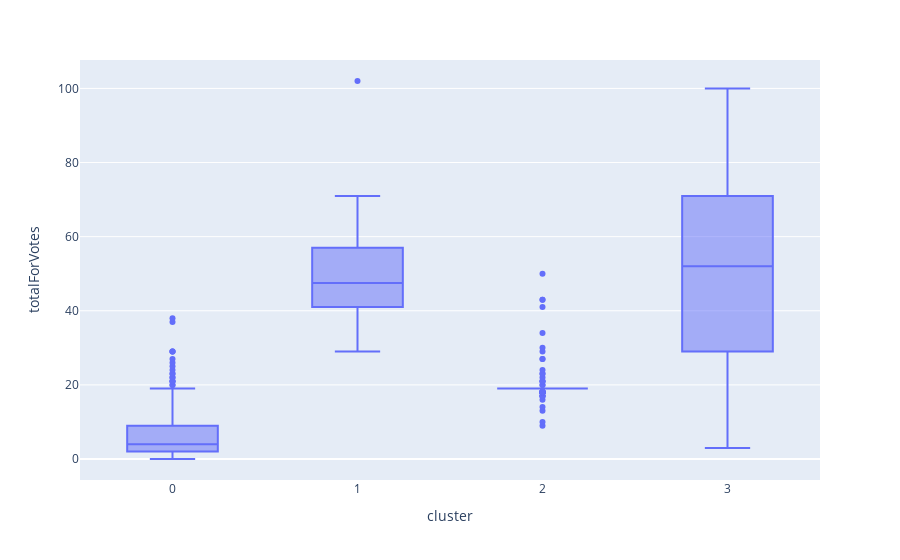
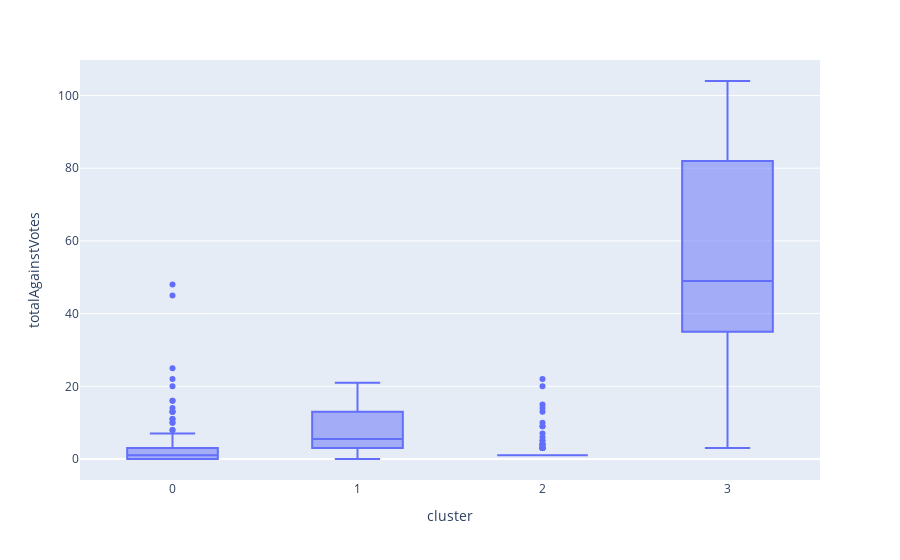
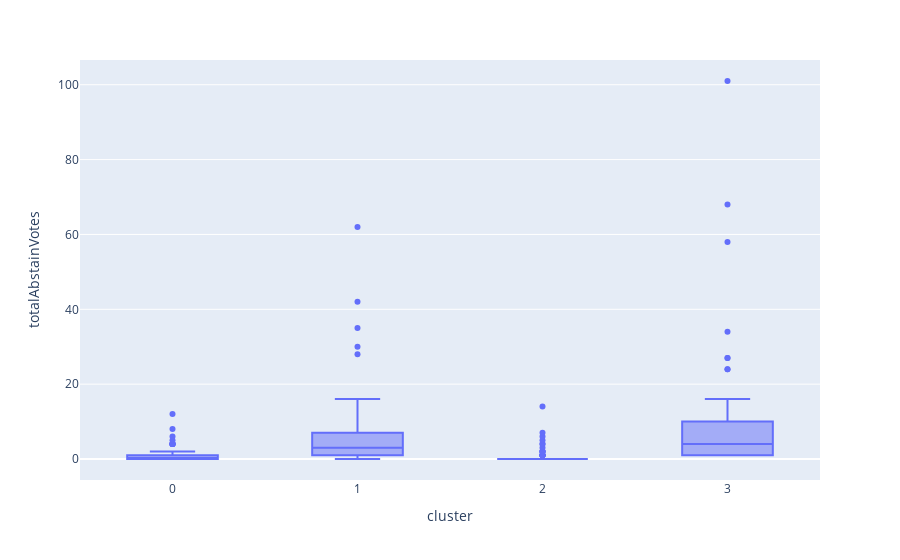
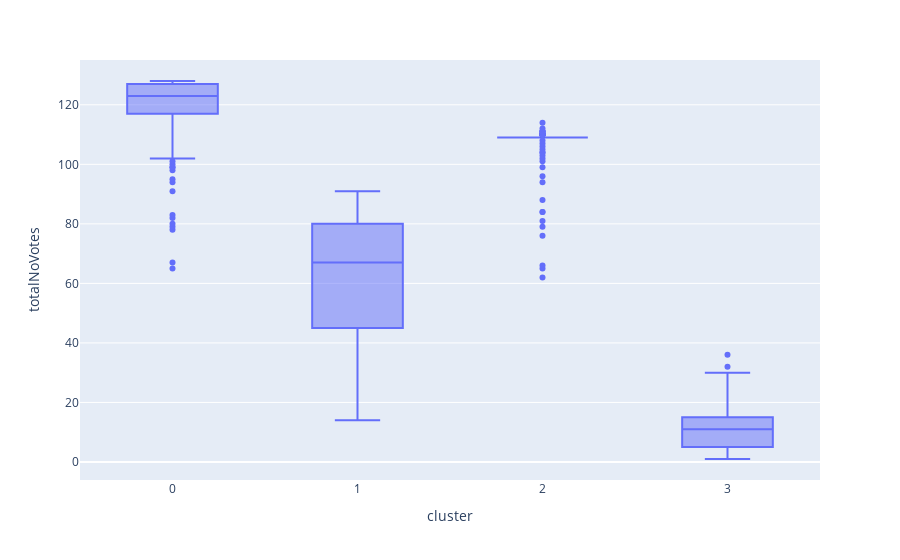

Notebook cell for these charts, in order:
### Code cell
import plotly.express as px

fig = px.box(df,x='cluster', y="totalForVotes")
fig.show()

fig = px.box(df,x='cluster', y="totalAgainstVotes")
fig.show()

fig = px.box(df,x='cluster', y="totalAbstainVotes")
fig.show()

fig = px.box(df,x='cluster', y="totalNoVotes")
fig.show()

### Figure 1 — Plotly figure (JSON) as saved in the notebook; plotly's stock layout.template omitted (floating-point values rounded to 4 significant figures; data arrays with more than 128 entries replaced by an {"elided": "..."} marker saying what was removed)
{"data": [{"alignmentgroup": "True", "hovertemplate": "cluster=%{x}<br>totalForVotes=%{y}<extra></extra>", "legendgroup": "", "marker": {"color": "#636efa"}, "name": "", "notched": false, "offsetgroup": "", "orientation": "v", "showlegend": false, "type": "box", "x": {"elided": "812 int values"}, "x0": " ", "xaxis": "x", "y": {"elided": "812 int values"}, "y0": " ", "yaxis": "y"}], "layout": {"boxmode": "group", "legend": {"tracegroupgap": 0}, "margin": {"t": 60}, "xaxis": {"anchor": "y", "domain": [0, 1], "title": {"text": "cluster"}}, "yaxis": {"anchor": "x", "domain": [0, 1], "title": {"text": "totalForVotes"}}}}

### Figure 2 — Plotly figure (JSON) as saved in the notebook; plotly's stock layout.template omitted (floating-point values rounded to 4 significant figures; data arrays with more than 128 entries replaced by an {"elided": "..."} marker saying what was removed)
{"data": [{"alignmentgroup": "True", "hovertemplate": "cluster=%{x}<br>totalAgainstVotes=%{y}<extra></extra>", "legendgroup": "", "marker": {"color": "#636efa"}, "name": "", "notched": false, "offsetgroup": "", "orientation": "v", "showlegend": false, "type": "box", "x": {"elided": "812 int values"}, "x0": " ", "xaxis": "x", "y": {"elided": "812 int values"}, "y0": " ", "yaxis": "y"}], "layout": {"boxmode": "group", "legend": {"tracegroupgap": 0}, "margin": {"t": 60}, "xaxis": {"anchor": "y", "domain": [0, 1], "title": {"text": "cluster"}}, "yaxis": {"anchor": "x", "domain": [0, 1], "title": {"text": "totalAgainstVotes"}}}}

### Figure 3 — Plotly figure (JSON) as saved in the notebook; plotly's stock layout.template omitted (floating-point values rounded to 4 significant figures; data arrays with more than 128 entries replaced by an {"elided": "..."} marker saying what was removed)
{"data": [{"alignmentgroup": "True", "hovertemplate": "cluster=%{x}<br>totalAbstainVotes=%{y}<extra></extra>", "legendgroup": "", "marker": {"color": "#636efa"}, "name": "", "notched": false, "offsetgroup": "", "orientation": "v", "showlegend": false, "type": "box", "x": {"elided": "812 int values"}, "x0": " ", "xaxis": "x", "y": {"elided": "812 int values"}, "y0": " ", "yaxis": "y"}], "layout": {"boxmode": "group", "legend": {"tracegroupgap": 0}, "margin": {"t": 60}, "xaxis": {"anchor": "y", "domain": [0, 1], "title": {"text": "cluster"}}, "yaxis": {"anchor": "x", "domain": [0, 1], "title": {"text": "totalAbstainVotes"}}}}

### Figure 4 — Plotly figure (JSON) as saved in the notebook; plotly's stock layout.template omitted (floating-point values rounded to 4 significant figures; data arrays with more than 128 entries replaced by an {"elided": "..."} marker saying what was removed)
{"data": [{"alignmentgroup": "True", "hovertemplate": "cluster=%{x}<br>totalNoVotes=%{y}<extra></extra>", "legendgroup": "", "marker": {"color": "#636efa"}, "name": "", "notched": false, "offsetgroup": "", "orientation": "v", "showlegend": false, "type": "box", "x": {"elided": "812 int values"}, "x0": " ", "xaxis": "x", "y": {"elided": "812 int values"}, "y0": " ", "yaxis": "y"}], "layout": {"boxmode": "group", "legend": {"tracegroupgap": 0}, "margin": {"t": 60}, "xaxis": {"anchor": "y", "domain": [0, 1], "title": {"text": "cluster"}}, "yaxis": {"anchor": "x", "domain": [0, 1], "title": {"text": "totalNoVotes"}}}}
